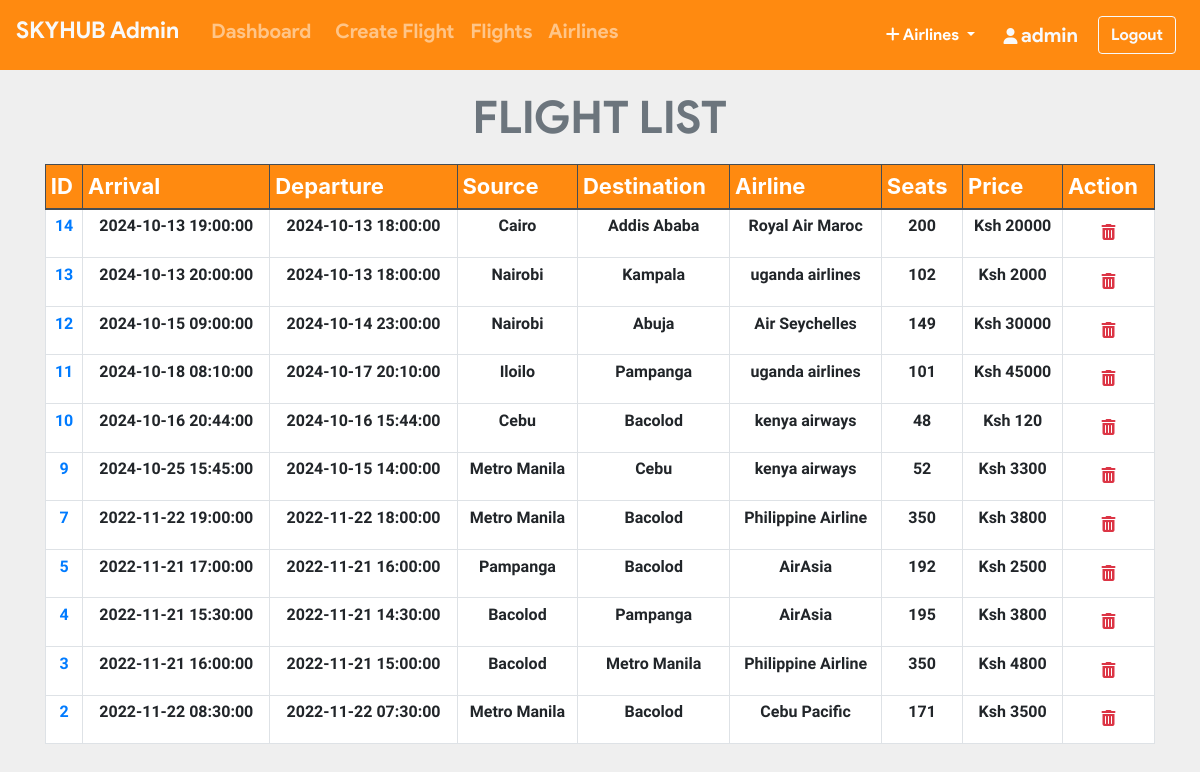
The app's page /admin/all_flights.php (signed in) with its own data.
### tables this page shows
CREATE TABLE `flight` (
  `flight_id` int(11) NOT NULL,
  `admin_id` int(11) NOT NULL,
  `arrivale` datetime NOT NULL,
  `departure` datetime NOT NULL,
  `Destination` varchar(20) NOT NULL,
  `source` varchar(20) NOT NULL,
  `airline` varchar(20) NOT NULL,
  `Seats` varchar(110) NOT NULL,
  `duration` varchar(20) NOT NULL,
  `Price` int(11) NOT NULL,
  `status` varchar(6) DEFAULT NULL,
  `issue` varchar(50) DEFAULT NULL,
  `last_seat` varchar(5) DEFAULT '',
  `bus_seats` int(11) DEFAULT 20,
  `last_bus_seat` varchar(5) DEFAULT ''
);

### admin/all_flights.php (the view, shortened to what this page needs)
<?php include_once 'header.php'; ?>
<?php include_once 'footer.php';
require '../helpers/init_conn_db.php';?>
    <main>
        <?php if(isset($_SESSION['adminId'])) { ?>
          <div class="container-md mt-2">
            <h1 class="display-4 text-center text-secondary"
              >FLIGHT LIST</h1>
            <table class="table table-sm table-bordered">
              <thead class="thead-dark">
                <tr>
                  <th scope="col">ID</th>
                  <th scope="col">Arrival</th>
                  <th scope="col">Departure</th>
                  <th scope="col">Source</th>
                  <th scope="col">Destination</th>
                  <th scope="col">Airline</th>
                  <th scope="col">Seats</th>
                  <th scope="col">Price</th>
                  <th scope="col">Action</th>
                </tr>
              </thead>
              <tbody>
                <?php
                $sql = 'SELECT * FROM Flight ORDER BY flight_id DESC';
                $stmt = mysqli_stmt_init($conn);
                mysqli_stmt_prepare($stmt,$sql);
                mysqli_stmt_execute($stmt);
                $result = mysqli_stmt_get_result($stmt);
                while ($row = mysqli_fetch_assoc($result)) {
                  echo "
                  <tr class='text-center'>
                    <td scope='row'>
                      <a href='pass_list.php?flight_id=".$row['flight_id']."'>
                      ".$row['flight_id']." </a> </td>
                    <td>".$row['arrivale']."</td>
                    <td>".$row['departure']."</td>
                    <td>".$row['source']."</td>
                    <td>".$row['Destination']."</td>
                    <td>".$row['airline']."</td>
                    <td>".$row['Seats']."</td>
                    <td>Ksh ".$row['Price']."</td>
                    <td>
                    <form action='all_flights.php' method='post'>
                      <input name='flight_id' type='hidden' value=".$row['flight_id'].">
                      <button  class='btn' type='submit' name='del_flight'>
                      <i class='text-danger fa fa-trash'></i></button>
                    </form>
                    </td>
                  </tr>
                  ";
                }
                ?>
              </tbody>
            </table>
          </div>
        <?php } ?>
    </main>

### admin/header.php (style rules this page uses)
.table .thead-dark th { background-color: #ff8a10; }

### admin/all_flights.php (style rules this page uses)
table { background-color: white; }
h1 { margin-top: 20px; margin-bottom: 20px; font-family: 'product sans'; font-size: 45px !important; font-weight: lighter; }
body { background-color: #efefef; }
th { font-size: 22px; }
td { margin-top: 10px !important; font-size: 16px; font-weight: bold; font-family: 'Assistant', sans-serif !important; }

### records on screen
flight: flight_id "14", arrivale "2024-10-13 19:00:00", departure "2024-10-13 18:00:00", source "Cairo", Destination "Addis Ababa", airline "Royal Air Maroc", Seats "200", Price "20000"
flight: flight_id "13", arrivale "2024-10-13 20:00:00", departure "2024-10-13 18:00:00", source "Nairobi", Destination "Kampala", airline "uganda airlines", Seats "102", Price "2000"
flight: flight_id "12", arrivale "2024-10-15 09:00:00", departure "2024-10-14 23:00:00", source "Nairobi", Destination "Abuja", airline "Air Seychelles", Seats "149", Price "30000"
flight: flight_id "11", arrivale "2024-10-18 08:10:00", departure "2024-10-17 20:10:00", source "Iloilo", Destination "Pampanga", airline "uganda airlines", Seats "101", Price "45000"
flight: flight_id "10", arrivale "2024-10-16 20:44:00", departure "2024-10-16 15:44:00", source "Cebu", Destination "Bacolod", airline "kenya airways", Seats "48", Price "120"
flight: flight_id "9", arrivale "2024-10-25 15:45:00", departure "2024-10-15 14:00:00", source "Metro Manila", Destination "Cebu", airline "kenya airways", Seats "52", Price "3300"
flight: flight_id "7", arrivale "2022-11-22 19:00:00", departure "2022-11-22 18:00:00", source "Metro Manila", Destination "Bacolod", airline "Philippine Airline", Seats "350", Price "3800"
flight: flight_id "5", arrivale "2022-11-21 17:00:00", departure "2022-11-21 16:00:00", source "Pampanga", Destination "Bacolod", airline "AirAsia", Seats "192", Price "2500"
flight: flight_id "4", arrivale "2022-11-21 15:30:00", departure "2022-11-21 14:30:00", source "Bacolod", Destination "Pampanga", airline "AirAsia", Seats "195", Price "3800"
flight: flight_id "3", arrivale "2022-11-21 16:00:00", departure "2022-11-21 15:00:00", source "Bacolod", Destination "Metro Manila", airline "Philippine Airline", Seats "350", Price "4800"
flight: flight_id "2", arrivale "2022-11-22 08:30:00", departure "2022-11-22 07:30:00", source "Metro Manila", Destination "Bacolod", airline "Cebu Pacific", Seats "171", Price "3500"

### other values on screen
$_SESSION['adminUname'] "admin"
